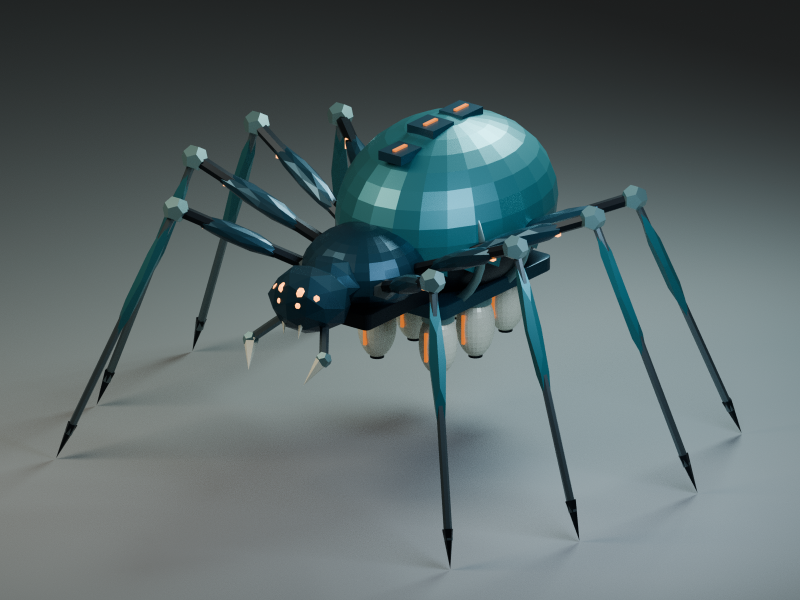
#> input picture labs/kitbash/brood-loom/brood-loom-neutral.png, 1600 x 1200 px, given in place of warden-boss-lineup.png, which was not available (shown at 1/2 size)
$ python label_lineup.py out.png
#> lines starting #> are read from the running program, lines starting #| are printed output that depends on the picture
"""Add exact names and metric captions to the unchanged Blender lineup render."""
from pathlib import Path
from PIL import Image, ImageDraw, ImageFont
import sys

HERE = Path(__file__).resolve().parent
image = Image.open(HERE / 'warden-boss-lineup.png').convert('RGB')
draw = ImageDraw.Draw(image)
fonts = Path('/usr/share/fonts/truetype/dejavu')


def font(size, bold=False):
    return ImageFont.truetype(str(fonts / ('DejaVuSans-Bold.ttf' if bold else 'DejaVuSans.ttf')), size)


def centered(text, x, y, size, fill, bold=False):
    f = font(size, bold)
    width = draw.textbbox((0, 0), text, font=f)[2]
    draw.text((x-width/2, y), text, font=f, fill=fill)


draw.text((65, 42), 'WARDEN  /  KITBASH STUDY 01', font=font(21, True), fill='#b9ccc5')
draw.text((62, 86), 'Three machines at 12 meters', font=font(49), fill='#f2f3e7')
draw.text((65, 156), 'Actual model render · one shared meter scale · neutral poses', font=font(23), fill='#c4d0c8')
labels = [
    (141, 'WARDEN', '4 m', 'Scale reference'),
    (667, 'BELLOWS', '12 m', 'Pressure beast'),
    (1557, 'BROOD LOOM', '12 m', 'Widow carrier'),
    (2300, 'SHUTTER WRAITH', '12 m', 'Floating reliquary'),
]
for x, name, height, role in labels:
    centered(name, x, 914, 24 if name == 'WARDEN' else 31, '#253d38', True)
    centered(height, x, 954, 34 if name == 'WARDEN' else 42, '#305b4e')
    centered(role, x, 1009, 19, '#50635d')
#> this loop made 4 passes
draw.line((65, 1062, 2535, 1062), fill='#768a81', width=1)
draw.text((65, 1083), '12 m ≈ 60% of Dreadmaw’s neutral body height (20.15 m), excluding its tall launcher pods.', font=font(22), fill='#354f44')
destination = Path(sys.argv[1]).resolve() if len(sys.argv) > 1 else HERE / 'warden-kitbash-lineup.png'
destination.parent.mkdir(parents=True, exist_ok=True)
image.save(destination, optimize=True)
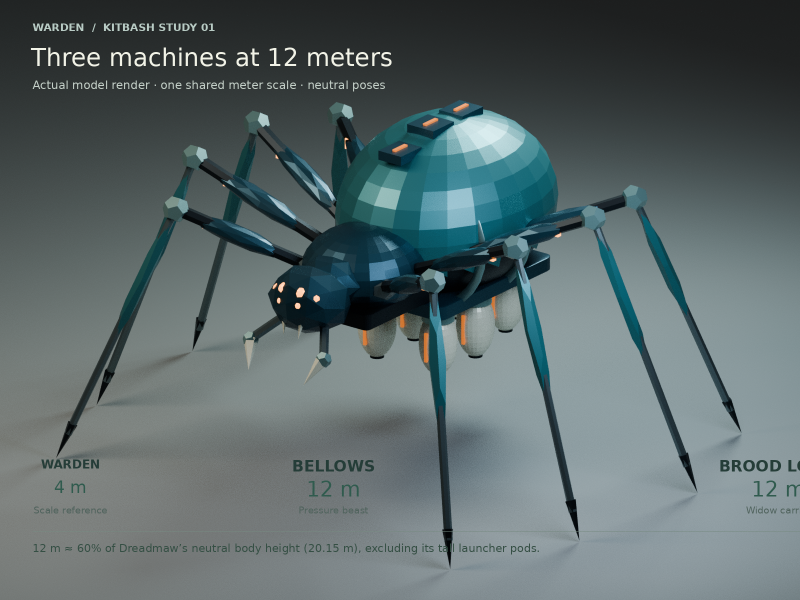
#> saved as out.png: PIL image 1600x1200 RGB (shown at 1/2 size); mean R, G, B 90.7, 104.1, 105.7
print(destination)

$ run again, on labs/kitbash/shutter-wraith/shutter-wraith-neutral.png
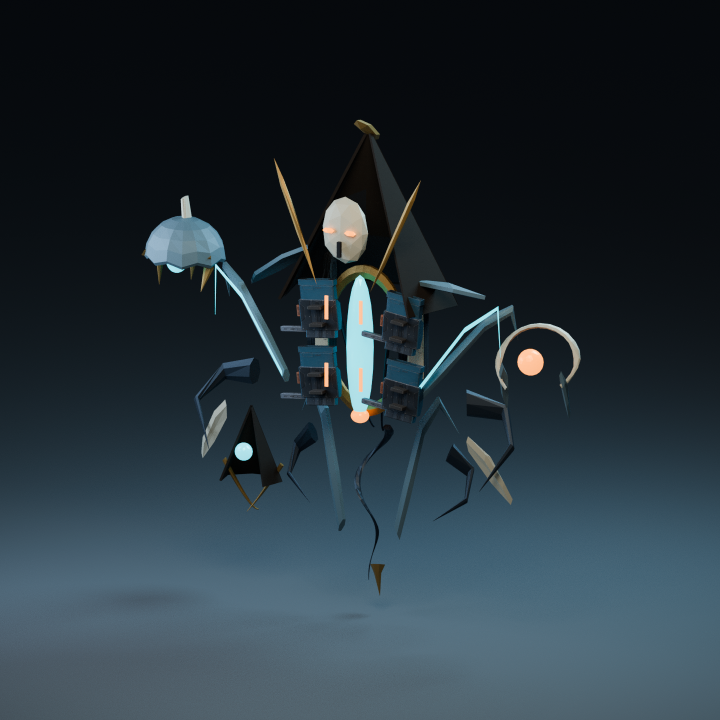
#> input picture labs/kitbash/shutter-wraith/shutter-wraith-neutral.png, 1440 x 1440 px, given in place of warden-boss-lineup.png, which was not available (shown at 1/2 size)
#> the loop `for x, name, height, role in labels:` made 4 passes
#> `image.save(destination, optimize=True)`:
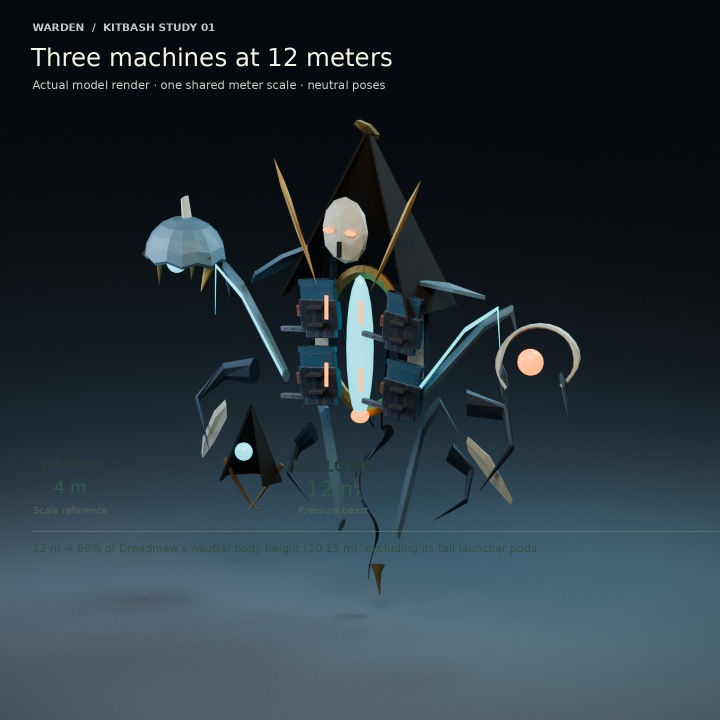
#> saved as out.png: PIL image 1440x1440 RGB (shown at 1/2 size); mean R, G, B 39.4, 52.3, 60.1
